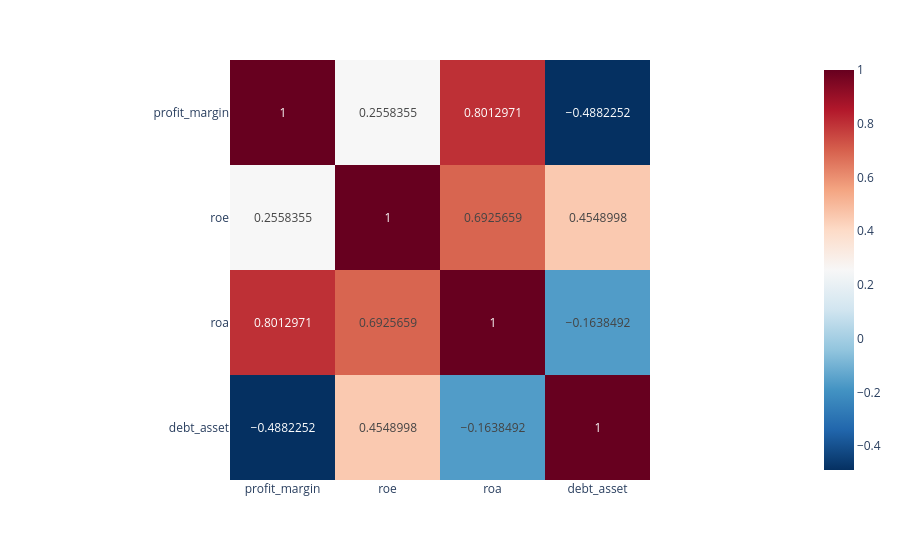

Source (notebook cell):
### Code cell
# Plot 5: Correlation Heatmap
corr = df[['profit_margin','roe','roa','debt_asset']].corr()
fig = px.imshow(corr, text_auto=True, color_continuous_scale='RdBu_r')
fig.show()

### Figure 1 — Plotly figure (JSON) as saved in the notebook; plotly's stock layout.template omitted (floating-point values rounded to 4 significant figures)
{"data": [{"coloraxis": "coloraxis", "hovertemplate": "x: %{x}<br>y: %{y}<br>color: %{z}<extra></extra>", "name": "0", "texttemplate": "%{z}", "type": "heatmap", "x": ["profit_margin", "roe", "roa", "debt_asset"], "xaxis": "x", "y": ["profit_margin", "roe", "roa", "debt_asset"], "yaxis": "y", "z": [[1.0, 0.2558, 0.8013, -0.4882], [0.2558, 1.0, 0.6926, 0.4549], [0.8013, 0.6926, 1.0, -0.1638], [-0.4882, 0.4549, -0.1638, 1.0]]}], "layout": {"coloraxis": {"colorscale": [[0, "rgb(5,48,97)"], [0.1, "rgb(33,102,172)"], [0.2, "rgb(67,147,195)"], [0.3, "rgb(146,197,222)"], [0.4, "rgb(209,229,240)"], [0.5, "rgb(247,247,247)"], [0.6, "rgb(253,219,199)"], [0.7, "rgb(244,165,130)"], [0.8, "rgb(214,96,77)"], [0.9, "rgb(178,24,43)"], [1, "rgb(103,0,31)"]]}, "margin": {"t": 60}, "xaxis": {"anchor": "y", "constrain": "domain", "domain": [0, 1], "scaleanchor": "y"}, "yaxis": {"anchor": "x", "autorange": "reversed", "constrain": "domain", "domain": [0, 1]}}}
